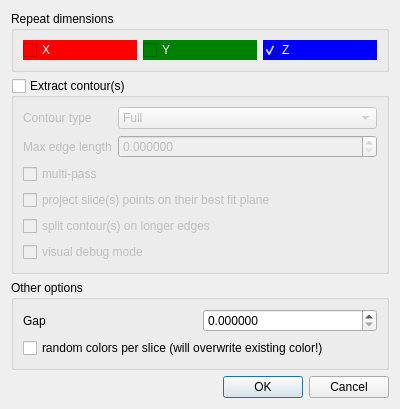
<?xml version="1.0" encoding="UTF-8"?>
<ui version="4.0">
 <class>ClippingBoxRepeatDlg</class>
 <widget class="QDialog" name="ClippingBoxRepeatDlg">
  <property name="geometry">
   <rect>
    <x>0</x>
    <y>0</y>
    <width>400</width>
    <height>400</height>
   </rect>
  </property>
  <property name="windowTitle">
   <string>Repeat</string>
  </property>
  <layout class="QVBoxLayout" name="verticalLayout">
   <item>
    <widget class="QGroupBox" name="repeatDimGroupBox">
     <property name="toolTip">
      <string>The segmentation process will be repeated along the following dimensions (+/-)</string>
     </property>
     <property name="title">
      <string>Repeat dimensions</string>
     </property>
     <layout class="QHBoxLayout" name="horizontalLayout">
      <item>
       <widget class="QCheckBox" name="xRepeatCheckBox">
        <property name="styleSheet">
         <string notr="true">background-color: red;
color: white;</string>
        </property>
        <property name="text">
         <string notr="true">X</string>
        </property>
       </widget>
      </item>
      <item>
       <widget class="QCheckBox" name="yRepeatCheckBox">
        <property name="styleSheet">
         <string notr="true">background-color: green;
color: white;</string>
        </property>
        <property name="text">
         <string notr="true">Y</string>
        </property>
       </widget>
      </item>
      <item>
       <widget class="QCheckBox" name="zRepeatCheckBox">
        <property name="styleSheet">
         <string notr="true">background-color: blue;
color: white;</string>
        </property>
        <property name="text">
         <string notr="true">Z</string>
        </property>
        <property name="checked">
         <bool>true</bool>
        </property>
       </widget>
      </item>
     </layout>
    </widget>
   </item>
   <item>
    <widget class="QGroupBox" name="extractContoursGroupBox">
     <property name="toolTip">
      <string>Check that option if you wish to extract contour(s) form each slice</string>
     </property>
     <property name="title">
      <string>Extract contour(s)</string>
     </property>
     <property name="checkable">
      <bool>true</bool>
     </property>
     <property name="checked">
      <bool>false</bool>
     </property>
     <layout class="QVBoxLayout" name="verticalLayout_3">
      <item>
       <layout class="QFormLayout" name="formLayout">
        <item row="0" column="0">
         <widget class="QLabel" name="label_3">
          <property name="text">
           <string>Contour type</string>
          </property>
         </widget>
        </item>
        <item row="0" column="1">
         <widget class="QComboBox" name="contourTypeComboBox">
          <property name="toolTip">
           <string>Section type (lower or upper part, or both)</string>
          </property>
          <property name="currentIndex">
           <number>2</number>
          </property>
          <item>
           <property name="text">
            <string>Lower</string>
           </property>
          </item>
          <item>
           <property name="text">
            <string>Upper</string>
           </property>
          </item>
          <item>
           <property name="text">
            <string>Full</string>
           </property>
          </item>
         </widget>
        </item>
        <item row="1" column="0">
         <widget class="QLabel" name="label_2">
          <property name="text">
           <string>Max edge length</string>
          </property>
         </widget>
        </item>
        <item row="1" column="1">
         <widget class="QDoubleSpinBox" name="maxEdgeLengthDoubleSpinBox">
          <property name="toolTip">
           <string>Max edge length (if 0, generates a unique and closed contour = convex hull)</string>
          </property>
          <property name="decimals">
           <number>6</number>
          </property>
          <property name="maximum">
           <double>1000000000.000000000000000</double>
          </property>
         </widget>
        </item>
       </layout>
      </item>
      <item>
       <widget class="QCheckBox" name="multiPassCheckBox">
        <property name="toolTip">
         <string>Multi-pass process where longer edges may be temporarily created to obtain a better fit... or a worst one ;)</string>
        </property>
        <property name="text">
         <string>multi-pass</string>
        </property>
       </widget>
      </item>
      <item>
       <widget class="QCheckBox" name="projectOnBestFitCheckBox">
        <property name="toolTip">
         <string>Before extracting the contour, points can be projected along the repeat dimension (if only one is defined) or on the best fit plane</string>
        </property>
        <property name="text">
         <string>project slice(s) points on their best fit plane</string>
        </property>
       </widget>
      </item>
      <item>
       <widget class="QCheckBox" name="splitContourCheckBox">
        <property name="toolTip">
         <string>split the generated contour(s) in smaller parts to avoid creating edges longer than the specified max edge length.</string>
        </property>
        <property name="text">
         <string>split contour(s) on longer edges</string>
        </property>
       </widget>
      </item>
      <item>
       <widget class="QCheckBox" name="debugModeCheckBox">
        <property name="toolTip">
         <string>Display a dialog with step-by-step execution of the algorithm (debug mode - very slow)</string>
        </property>
        <property name="text">
         <string>visual debug mode</string>
        </property>
       </widget>
      </item>
     </layout>
    </widget>
   </item>
   <item>
    <widget class="QGroupBox" name="otherOptionsGroupBox">
     <property name="title">
      <string>Other options</string>
     </property>
     <layout class="QVBoxLayout" name="verticalLayout_2">
      <item>
       <layout class="QHBoxLayout" name="horizontalLayout_2">
        <item>
         <widget class="QLabel" name="label">
          <property name="text">
           <string>Gap</string>
          </property>
         </widget>
        </item>
        <item>
         <widget class="QDoubleSpinBox" name="gapDoubleSpinBox">
          <property name="toolTip">
           <string>Gap between the slices</string>
          </property>
          <property name="decimals">
           <number>6</number>
          </property>
          <property name="maximum">
           <double>1000000000.000000000000000</double>
          </property>
         </widget>
        </item>
       </layout>
      </item>
      <item>
       <widget class="QCheckBox" name="randomColorCheckBox">
        <property name="toolTip">
         <string>If checked, a random color will be assigned to each slice (warning: will overwrite any existing color!)</string>
        </property>
        <property name="text">
         <string>random colors per slice (will overwrite existing color!)</string>
        </property>
       </widget>
      </item>
     </layout>
    </widget>
   </item>
   <item>
    <spacer name="verticalSpacer">
     <property name="orientation">
      <enum>Qt::Vertical</enum>
     </property>
     <property name="sizeHint" stdset="0">
      <size>
       <width>20</width>
       <height>4</height>
      </size>
     </property>
    </spacer>
   </item>
   <item>
    <widget class="QDialogButtonBox" name="buttonBox">
     <property name="orientation">
      <enum>Qt::Horizontal</enum>
     </property>
     <property name="standardButtons">
      <set>QDialogButtonBox::Cancel|QDialogButtonBox::Ok</set>
     </property>
    </widget>
   </item>
  </layout>
 </widget>
 <resources/>
 <connections>
  <connection>
   <sender>buttonBox</sender>
   <signal>accepted()</signal>
   <receiver>ClippingBoxRepeatDlg</receiver>
   <slot>accept()</slot>
   <hints>
    <hint type="sourcelabel">
     <x>248</x>
     <y>254</y>
    </hint>
    <hint type="destinationlabel">
     <x>157</x>
     <y>274</y>
    </hint>
   </hints>
  </connection>
  <connection>
   <sender>buttonBox</sender>
   <signal>rejected()</signal>
   <receiver>ClippingBoxRepeatDlg</receiver>
   <slot>reject()</slot>
   <hints>
    <hint type="sourcelabel">
     <x>316</x>
     <y>260</y>
    </hint>
    <hint type="destinationlabel">
     <x>286</x>
     <y>274</y>
    </hint>
   </hints>
  </connection>
 </connections>
</ui>
